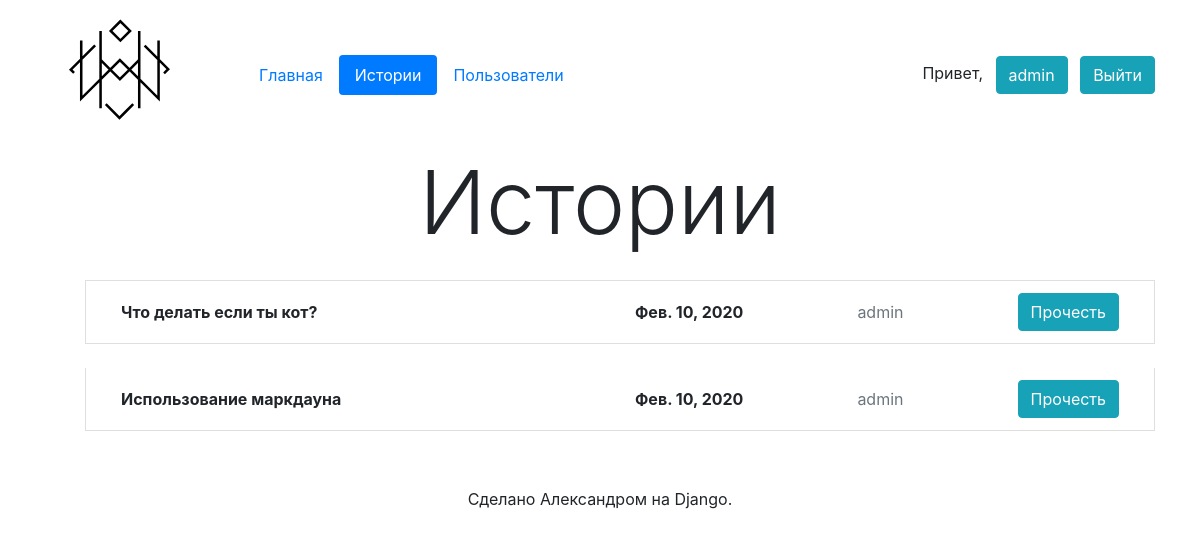
Page /stories/ (signed in) on the committed database.
### app/models.py (models this page shows, shortened)
class Story(models.Model):
    author = models.ForeignKey(User, verbose_name='Автор', on_delete=models.CASCADE)
    title = models.CharField('Заголовок', max_length=100)
    as_md = models.BooleanField('Использовать Markdown', default=False)
    text = models.TextField('Текст', default='')
    html_text = models.TextField('Обработанный текст', editable=False, default='')
    creation_date = models.DateTimeField('Дата создания', auto_now_add=True)
    edit_date = models.DateTimeField('Дата редактирования', auto_now=True)
    publication_date = models.DateTimeField('Дата публикации', default=timezone.now())
    published = models.BooleanField('Опубликована', default=True)
    url = models.SlugField('URL', default='', editable=False)
    class Meta:
        verbose_name = 'История'
        verbose_name_plural = 'Истории'

### app/views.py (the view)
# urls.py: path('stories/', StoriesListView.as_view(), name='stories'),
class StoriesListView(LoginRequiredMixin, ListView):
    login_url = 'sign_in'
    model = Story
    template_name = 'stories.html'
    context_object_name = 'stories_list'

### app/templatetags/app_tags.py (called while the page is built)
@register.inclusion_tag('layout/base_tag.html', takes_context=True)
def nav(context, template='nav.html', page='index'):
    return {'context': context, 'template': template, 'page': page}

### templates/stories.html (shortened to what this page needs)
{% extends 'layout/base.html' %}
{% load app_tags %}
{% block nav %}
    {% nav page='stories' %}
{% endblock %}
{% block h1 %}
    Истории
{% endblock %}
{% block content %}
    <ul>
        {% for story in stories_list %}
            <li class="list-group-item mt-4">
                <div class="d-flex align-items-center">
                    <b class="col-6">{{ story.title }}</b>
                    <div class="col-6 row no-gutters justify-content-between align-items-center">
                        <b>{{ story.creation_date.date }}</b>
                        <span class="text-muted">{{ story.author }}</span>
                        <a class="btn btn-info" href="{% url 'story' story.pk story.url %}">Прочесть</a>
                    </div>
                </div>
            </li>
        {% endfor %}
    </ul>
{% endblock %}

### templates/layout/base.html (shortened to what this page needs)
{% load bootstrap4 %}
{% load static %}
{% load app_tags %}
<!DOCTYPE html>
<html lang="ru">
<head>
    {% bootstrap_css %}
</head>
<body>
    <div class="container">
        <header class="row no-gutters align-items-center">
            <div class="">
                <img src="{% static 'app/logo.svg' %}" width="150" height="150" alt="Logo">
            </div>
            {% block nav %}{% endblock %}
            {% if user.is_authenticated or request.resolver_match.url_name != 'index' %}
            <div class="align-items-center">
                {% if user.is_authenticated %}
                <span class="mr-2">Привет,</span>
                <a href="{% url 'profile' user.username %}" class="btn btn-info mr-2">{{ user }}</a>
                <a href="{% url 'sign_out' %}" class="btn btn-info">Выйти</a>
                {% else %}
                <a href="{% url 'sign_up' %}" class="btn btn-info mr-2">Зарегистрироваться</a>
                <a href="{% url 'sign_in' %}" class="btn btn-info">Войти</a>
                {% endif %}
            </div>
        {% endif %}
        </header>
        <main class="pb-3">
            <h1 class="display-2 text-center mb-4">{% block h1 %}{% endblock %}</h1>
            {% block content %}{% endblock %}
        </main>
        <footer class="pt-4 pb-4 text-center">
            <p>Сделано Александром на Django.</p>
        </footer>
    </div>
</body>
</html>

### rows in the picture
Story: title "Что делать если ты кот?", creation_date "Фев. 10, 2020", author "admin"
Story: title "Использование маркдауна", creation_date "Фев. 10, 2020", author "admin"

### other values in the picture
{{ user }} "admin"
